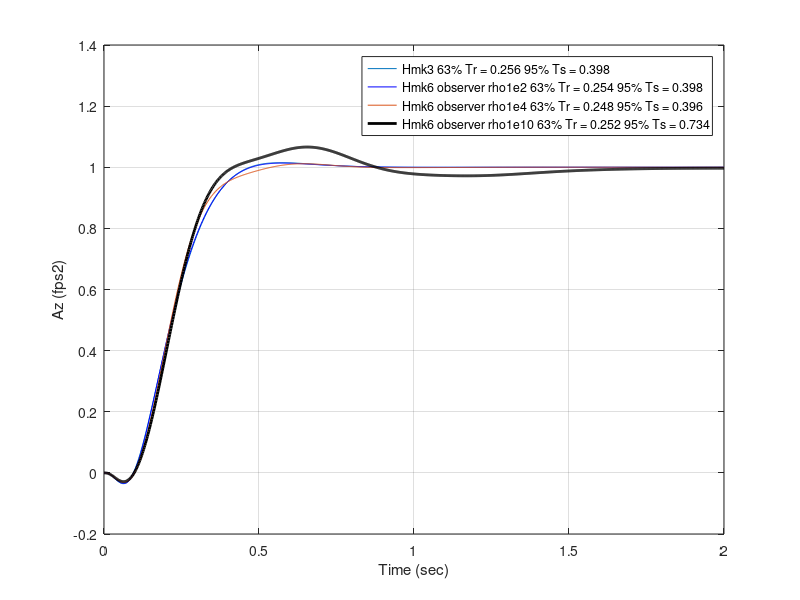
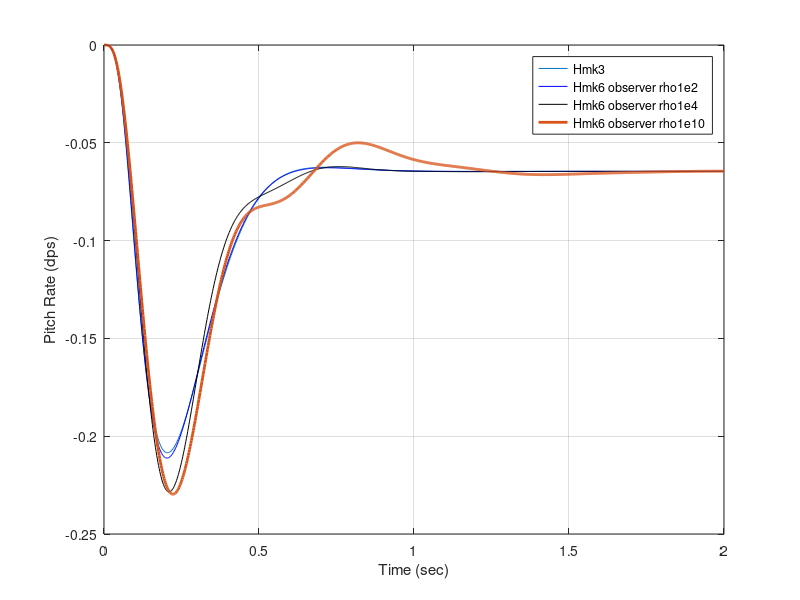
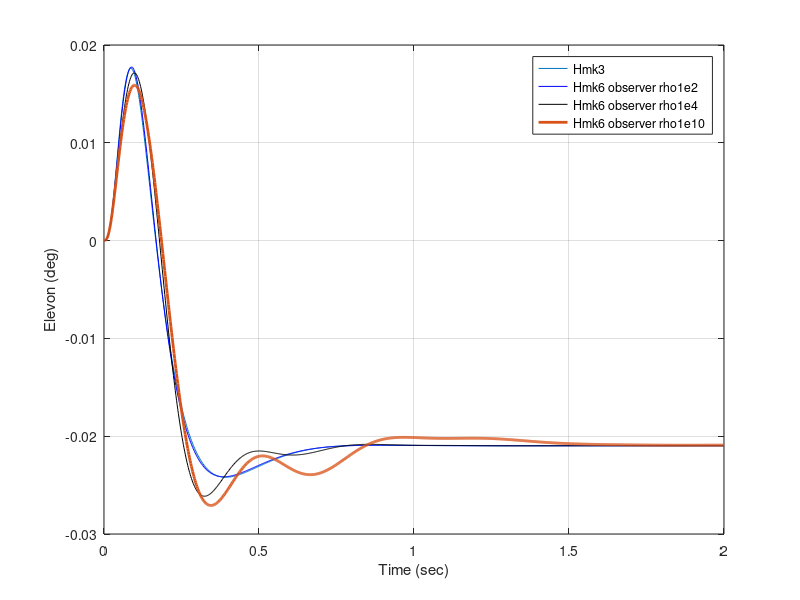
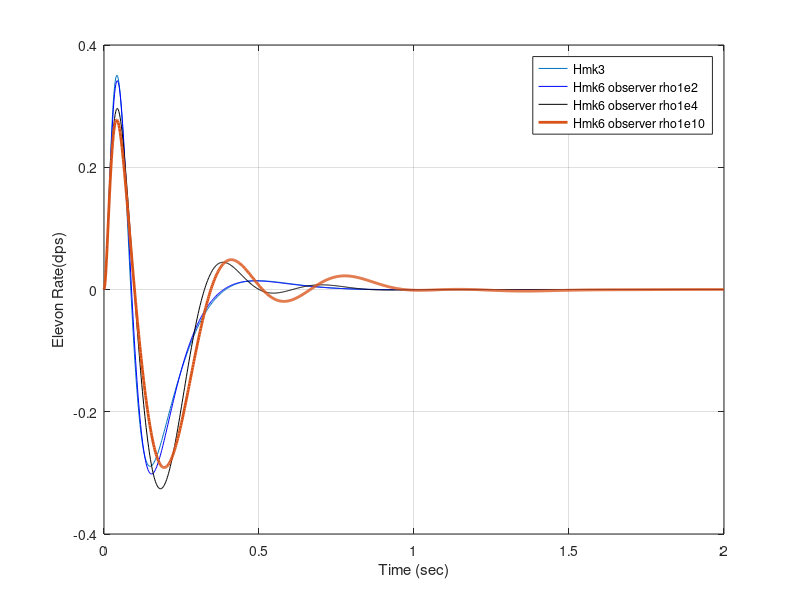

Reproduce these figures in MATLAB, in order.
% ~~~~~~~~~~~~~~~~~~~~~~~~~~~~~~~~~~~~~~~~~~~~~~~~~~~~~~~~~~~~~~~~~~~~~~~~~
% Purpose:
%   This file sets up the pitch matrices 
%   and designs a Hmk6_observer_rho1e2 SF Accel Cmd Tracking autopilot
%
% Created : 2/8/2017, Kevin A Wise
%
% Modified:
% 2/26/17 added plotting of RSLQR
% 2/4/2020 added noise to control and control rate plotting
% ~~~~~~~~~~~~~~~~~~~~~~~~~~~~~~~~~~~~~~~~~~~~~~~~~~~~~~~~~~~~~~~~~~~~~~~~
clc
clear all
close all
format short e
save_plots = 0;
rtd = 180/pi;
dd=0.:.001:2*pi;
xx1=cos(dd)-1;yy1=sin(dd);
w = logspace(-1,3,1000);

m2ft = 3.2808;    % meters to feet conversion
ft2m = 1/3.2808;  % feet to meters conversion

% Load Hmk3 3 data
Hmk3_RSLQR = load('Hmk3_RSLQR.mat');

% Load Hmk6_observer_rho1e2 data
Hmk6_observer_rho1e2 = load('Hmk6_observer_rho1e2.mat');

% Load Hmk5 RSLQR data
Hmk6_observer_rho1e4 = load('Hmk6_observer_rho1e4.mat');

% Load Hmk5 SPC data
Hmk6_observer_rho1e10 = load('Hmk6_observer_rho1e10.mat');


% Scale the linear response by 32.174 for "one gee"
% Plot the time histories
figure('Name','Acceleration Time History')
plot(Hmk3_RSLQR.t, Hmk3_RSLQR.y(:,1),Hmk6_observer_rho1e2.t,Hmk6_observer_rho1e2.y(:,1),'b',Hmk6_observer_rho1e4.t, Hmk6_observer_rho1e4.y(:,1), Hmk6_observer_rho1e10.t, Hmk6_observer_rho1e10.y(:,1),'k','LineWidth',2);grid
legend(['Hmk3 63% Tr = ' num2str(Hmk3_RSLQR.metric(5)) ' 95% Ts = ' num2str(Hmk3_RSLQR.metric(6))],...
       ['Hmk6 observer rho1e2 63% Tr = ' num2str(Hmk6_observer_rho1e2.metric(5)) ' 95% Ts = ' num2str(Hmk6_observer_rho1e2.metric(6))],...
       ['Hmk6 observer rho1e4 63% Tr = ' num2str(Hmk6_observer_rho1e4.metric(5)) ' 95% Ts = ' num2str(Hmk6_observer_rho1e4.metric(6))],...
       ['Hmk6 observer rho1e10 63% Tr = ' num2str(Hmk6_observer_rho1e10.metric(5)) ' 95% Ts = ' num2str(Hmk6_observer_rho1e10.metric(6))],'Location','Best');
xlabel('Time (sec)');
ylabel('Az (fps2)');
if(save_plots == 1) saveppt2(plot_file_name); end

figure('Name','Pitch Rate Time History')
plot(Hmk3_RSLQR.t, Hmk3_RSLQR.y(:,3)*rtd,Hmk6_observer_rho1e2.t,Hmk6_observer_rho1e2.y(:,3)*rtd,'b',Hmk6_observer_rho1e4.t, Hmk6_observer_rho1e4.y(:,3)*rtd, 'k',Hmk6_observer_rho1e10.t, Hmk6_observer_rho1e10.y(:,3)*rtd,'LineWidth',2);grid
legend('Hmk3 ', ...
       'Hmk6 observer rho1e2 ',...
       'Hmk6 observer rho1e4 ',...
       'Hmk6 observer rho1e10 ',...
       'Location','Best');
xlabel('Time (sec)');
ylabel('Pitch Rate (dps)');
if(save_plots == 1) saveppt2(plot_file_name); end

figure('Name','Elevon Time History')
plot(Hmk3_RSLQR.t, Hmk3_RSLQR.y(:,4)*rtd, Hmk6_observer_rho1e2.t,Hmk6_observer_rho1e2.y(:,4)*rtd,'b',Hmk6_observer_rho1e4.t, Hmk6_observer_rho1e4.y(:,4)*rtd,'k',Hmk6_observer_rho1e10.t,Hmk6_observer_rho1e10.y(:,4)*rtd,'LineWidth',2);grid
legend('Hmk3 ', ...
       'Hmk6 observer rho1e2 ',...
       'Hmk6 observer rho1e4 ',...
       'Hmk6 observer rho1e10 ',...
       'Location','Best');
xlabel('Time (sec)');
ylabel('Elevon (deg)');
if(save_plots == 1) saveppt2(plot_file_name); end

figure('Name','Elevon Rate Time History')
plot(Hmk3_RSLQR.t, Hmk3_RSLQR.y(:,5)*rtd,Hmk6_observer_rho1e2.t,Hmk6_observer_rho1e2.y(:,5)*rtd,'b',Hmk6_observer_rho1e4.t, Hmk6_observer_rho1e4.y(:,5)*rtd,'k',Hmk6_observer_rho1e10.t,Hmk6_observer_rho1e10.y(:,5)*rtd,'LineWidth',2);grid
legend('Hmk3 ', ...
       'Hmk6 observer rho1e2 ',...
       'Hmk6 observer rho1e4 ',...
       'Hmk6 observer rho1e10 ',...
       'Location','Best');
xlabel('Time (sec)');
ylabel('Elevon Rate(dps)');
if(save_plots == 1) saveppt2(plot_file_name); end


% 
% % ngm = -1/neg_gm;
% % pgm = -1/pos_gm;
% figure('Name','Nyquist Plot'),
% % plot(xx1,yy1,'k:',real(squeeze(Hmk6_observer_rho1e2.Lu)),imag(squeeze(Hmk6_observer_rho1e2.Lu)),...'k',...
% %     [ngm -1.],[0. 0.],'r',[-1 pgm],[0. 0.],'c','LineWidth',2);grid
% plot(xx1,yy1,'k:',real(squeeze(Hmk6_observer_rho1e2.Lu)),imag(squeeze(Hmk6_observer_rho1e2.Lu)),...'k',...
%     'LineWidth',2);grid
% 
% axis([-3 3 -3 3]);
% xlabel('Re(Lu)')
% ylabel('Im(Lu)')
% legend('Unit Circle at -1,j0','Lu','Neg SV Margin','Pos SV Margin');
% if(save_plots == 1) saveppt2(plot_file_name); end

figure('Name','Nyquist Plot at Plant Input'),
plot(xx1,yy1,'r',real(squeeze(Hmk3_RSLQR.Lu)),imag(squeeze(Hmk3_RSLQR.Lu)),...
    real(squeeze(Hmk6_observer_rho1e2.Lu)),imag(squeeze(Hmk6_observer_rho1e2.Lu)),'b',...
    real(squeeze(Hmk6_observer_rho1e4.Lu)),imag(squeeze(Hmk6_observer_rho1e4.Lu)),...
    real(squeeze(Hmk6_observer_rho1e10.Lu)),imag(squeeze(Hmk6_observer_rho1e10.Lu)),...
'k','LineWidth',2);grid
axis([-2 2 -2 2]);
legend('Unit Circle','Hmk3 RSLQR','Hmk6 observer rho1e2 ',...
       'Hmk6 observer rho1e4 ',...
       'Hmk6 observer rho1e10 ','Location','Best');
xlabel('Re(L)')
ylabel('Im(L)')
title('Nyquist Plot at Plant Input')
if(save_plots == 1) saveppt2(plot_file_name); end

figure('Name','Bode Magnitude at Plant Input'),
semilogx(Hmk3_RSLQR.w,20*log10(abs(squeeze(Hmk3_RSLQR.Lu))),...
    Hmk6_observer_rho1e2.w,20*log10(abs(squeeze(Hmk6_observer_rho1e2.Lu))),...
    Hmk6_observer_rho1e4.w,20*log10(abs(squeeze(Hmk6_observer_rho1e4.Lu))),...
    Hmk6_observer_rho1e10.w,20*log10(abs(squeeze(Hmk6_observer_rho1e10.Lu))),...
    'k','LineWidth',2);grid
legend([ 'Hmk3 RSLQR LGCF = '  num2str(Hmk3_RSLQR.metric(4)) ],...
       [ 'Hmk6 observer rho1e2-SF LGCF = '     num2str(Hmk6_observer_rho1e2.metric(4)) ],...
       [ 'Hmk6 observer rho1e4-SF LGCF = '  num2str(Hmk6_observer_rho1e4.metric(4)) ],...
       [ 'Hmk6 observer rho1e10-SF LGCF = '  num2str(Hmk6_observer_rho1e10.metric(4)) ],...
       'Location','Best');
xlabel('Frequency (rps)')
ylabel('Mag')
title('Bode at Input')
if(save_plots == 1) saveppt2(plot_file_name); end

figure('Name','Return Difference at Plant Input'),
semilogx(Hmk3_RSLQR.w,20*log10(abs(Hmk3_RSLQR.rd)),Hmk6_observer_rho1e2.w,20*log10(abs(Hmk6_observer_rho1e2.rd)),'b',...
    Hmk6_observer_rho1e4.w,20*log10(abs(Hmk6_observer_rho1e4.rd)),Hmk6_observer_rho1e10.w,20*log10(abs(Hmk6_observer_rho1e10.rd)),'k','LineWidth',2);grid
legend(['Hmk3 RSLQR I+Lu min = ' num2str(Hmk3_RSLQR.metric(2)) ],...
       ['Hmk6 observer rho1e2 min(I+Lu) = ' num2str(Hmk6_observer_rho1e2.metric(2))],...
       ['Hmk6 observer rho1e4 I+Lu min = ' num2str(Hmk6_observer_rho1e4.metric(2)) ],...
       ['Hmk6 observer rho1e10 I+Lu min = ' num2str(Hmk6_observer_rho1e10.metric(2)) ],...
       'Location','Best');
xlabel('Frequency (rps)')
ylabel('Mag dB')
title('Return Difference at Plant Input')
if(save_plots == 1) saveppt2(plot_file_name); end

figure('Name','Stability Robustness at Plant Input'),
semilogx(Hmk6_observer_rho1e2.w,20*log10(abs(Hmk6_observer_rho1e2.sr)),'b',Hmk3_RSLQR.w,20*log10(abs(Hmk3_RSLQR.sr)),...
        Hmk6_observer_rho1e4.w,20*log10(abs(Hmk6_observer_rho1e4.sr)),Hmk6_observer_rho1e10.w,20*log10(abs(Hmk6_observer_rho1e10.sr)),'k', 'LineWidth',2);grid
legend(['Hmk3 RSLQR I+Lu min = ' num2str(Hmk3_RSLQR.metric(3)) ],...
       ['Hmk6 observer rho1e2 min(I+Lu) = ' num2str(Hmk6_observer_rho1e2.metric(3))],...
       ['Hmk6 observer rho1e4 I+Lu min = ' num2str(Hmk6_observer_rho1e4.metric(3)) ],...
       ['Hmk6 observer rho1e10 I+Lu min = ' num2str(Hmk6_observer_rho1e10.metric(3)) ],...
       'Location','Best');
xlabel('Frequency (rps)')
ylabel('Mag dB')
title('Stability Robustness at Plant Input')
if(save_plots == 1) saveppt2(plot_file_name); end

figure('Name','Comp Sens T');
semilogx(Hmk3_RSLQR.w,Hmk3_RSLQR.T_st(Hmk3_RSLQR.ip),...
    Hmk6_observer_rho1e2.w,Hmk6_observer_rho1e2.T_Az,...
    Hmk6_observer_rho1e4.w,Hmk6_observer_rho1e4.T_Az,...
    Hmk6_observer_rho1e10.w,Hmk6_observer_rho1e10.T_Az, 'LineWidth',2);grid
legend( ['Hmk3 RSLQR Tmax = ' num2str(Hmk3_RSLQR.metric(11)) ],...
        ['Hmk6 observer rho1e2 Tmax = ' num2str(Hmk6_observer_rho1e2.metric(11))],...
        ['Hmk6 observer rho1e4 Tmax = ' num2str(Hmk6_observer_rho1e4.metric(11)) ],...
        ['Hmk6 observer rho1e10 Tmax = ' num2str(Hmk6_observer_rho1e10.metric(11)) ],...
        'Location','Best');
title('Comp Sens T');
xlabel('Freq (rps)');ylabel('Mag (dB)');
if(save_plots == 1) saveppt2(plot_file_name); end  

figure('Name','Sens S');
semilogx(Hmk3_RSLQR.w,Hmk3_RSLQR.S_st(Hmk3_RSLQR.ip),...
    Hmk6_observer_rho1e2.w,Hmk6_observer_rho1e2.S_Az,...
    Hmk6_observer_rho1e4.w,Hmk6_observer_rho1e4.S_Az,...
    Hmk6_observer_rho1e10.w,Hmk6_observer_rho1e10.S_Az, 'LineWidth',2);grid
legend( ['Hmk3 RSLQR Smax = ' num2str(Hmk3_RSLQR.metric(12)) ],...
        ['Hmk6 observer rho1e2 Smax = ' num2str(Hmk6_observer_rho1e2.metric(12))],...
        ['Hmk6 observer rho1e4 Smax = ' num2str(Hmk6_observer_rho1e4.metric(12)) ],...
        ['Hmk6 observer rho1e10 Smax = ' num2str(Hmk6_observer_rho1e10.metric(12)) ],...
        'Location','Best');
title('Sens S');
xlabel('Freq (rps)');ylabel('Mag (dB)');
if(save_plots == 1) saveppt2(plot_file_name); end  

% Compute SV Margins for Each Controller
rdu_min = Hmk3_RSLQR.metric(2);
sru_min = Hmk3_RSLQR.metric(3);
disp(' ')
disp('Homework 3 RSLQR')
     %Compute singluar value margins
     neg_gm =  min([ (1/(1+rdu_min)) (1-sru_min)]); % in dB
     pos_gm =  max([ (1/(1-rdu_min)) (1+sru_min)]); % in dB
     neg_gmdB = 20*log10( neg_gm ); % in dB
     pos_gmdB = 20*log10( pos_gm ); % in dB
     pm = 180*(max([2*asin(rdu_min/2) 2*asin(sru_min/2)]))/pi;% in deg
     disp('Singular value margins')
     disp(['Min Singular value I+Lu =    ' num2str(rdu_min)])
     disp(['Min Singular value I+invLu = ' num2str(sru_min)])
     disp(['Singular value gain margins = [' ...
         num2str(neg_gmdB) ' dB,' num2str(pos_gmdB) ' dB ]' ])
     disp(['Singular value phase margins = [ +/-' ...
         num2str(pm)  ' deg ]' ])

disp('Hmk6_observer_rho1 = e2')
rdu_min = Hmk6_observer_rho1e2.rdu_min;
sru_min = Hmk6_observer_rho1e2.sru_min;
disp(' ')
disp('Rho = 10e2')
     %Compute singluar value margins
     neg_gm =  min([ (1/(1+rdu_min)) (1-sru_min)]); % in dB
     pos_gm =  max([ (1/(1-rdu_min)) (1+sru_min)]); % in dB
     neg_gmdB = 20*log10( neg_gm ); % in dB
     pos_gmdB = 20*log10( pos_gm ); % in dB
     pm = 180*(max([2*asin(rdu_min/2) 2*asin(sru_min/2)]))/pi;% in deg
     disp('Singular value margins')
     disp(['Min Singular value I+Lu =    ' num2str(rdu_min)])
     disp(['Min Singular value I+invLu = ' num2str(sru_min)])
     disp(['Singular value gain margins = [' ...
         num2str(neg_gmdB) ' dB,' num2str(pos_gmdB) ' dB ]' ])
     disp(['Singular value phase margins = [ +/-' ...
         num2str(pm)  ' deg ]' ])

disp('Hmk6_observer_rho1 = e4')
rdu_min = Hmk6_observer_rho1e4.rdu_min;
sru_min = Hmk6_observer_rho1e4.sru_min;
disp(' ')
disp('Rho = 10e4')
     %Compute singluar value margins
     neg_gm =  min([ (1/(1+rdu_min)) (1-sru_min)]); % in dB
     pos_gm =  max([ (1/(1-rdu_min)) (1+sru_min)]); % in dB
     neg_gmdB = 20*log10( neg_gm ); % in dB
     pos_gmdB = 20*log10( pos_gm ); % in dB
     pm = 180*(max([2*asin(rdu_min/2) 2*asin(sru_min/2)]))/pi;% in deg
     disp('Singular value margins')
     disp(['Min Singular value I+Lu =    ' num2str(rdu_min)])
     disp(['Min Singular value I+invLu = ' num2str(sru_min)])
     disp(['Singular value gain margins = [' ...
         num2str(neg_gmdB) ' dB,' num2str(pos_gmdB) ' dB ]' ])
     disp(['Singular value phase margins = [ +/-' ...
         num2str(pm)  ' deg ]' ])

disp('Hmk6_observer_rho1 = e10')
rdu_min = Hmk6_observer_rho1e10.rdu_min;
sru_min = Hmk6_observer_rho1e10.sru_min;
disp(' ')
disp('Rho = 10e10')
     %Compute singluar value margins
     neg_gm =  min([ (1/(1+rdu_min)) (1-sru_min)]); % in dB
     pos_gm =  max([ (1/(1-rdu_min)) (1+sru_min)]); % in dB
     neg_gmdB = 20*log10( neg_gm ); % in dB
     pos_gmdB = 20*log10( pos_gm ); % in dB
     pm = 180*(max([2*asin(rdu_min/2) 2*asin(sru_min/2)]))/pi;% in deg
     disp('Singular value margins')
     disp(['Min Singular value I+Lu =    ' num2str(rdu_min)])
     disp(['Min Singular value I+invLu = ' num2str(sru_min)])
     disp(['Singular value gain margins = [' ...
         num2str(neg_gmdB) ' dB,' num2str(pos_gmdB) ' dB ]' ])
     disp(['Singular value phase margins = [ +/-' ...
         num2str(pm)  ' deg ]' ])



     
figure('Name','Noise-2-Control');
semilogx(w,Hmk3_RSLQR.dele_Az,'k',w,Hmk3_RSLQR.dele_q,'k',...
         w,Hmk6_observer_rho1e2.dele_Az,'b--',w,Hmk6_observer_rho1e2.dele_q,'b--',...
         w,Hmk6_observer_rho1e4.dele_Az,'r--',w,Hmk6_observer_rho1e4.dele_q,'r--',...
         w,Hmk6_observer_rho1e10.dele_Az,'g--',w,Hmk6_observer_rho1e10.dele_q,'g--',...
         'LineWidth',2);
legend('Az HW3 RSLQR','q HW3 RSLQR',...
       'Az Rho = 10e2','q Rho = 10e2',...
       'Az Rho = 10e4','q  Rho = 10e4',...
       'Az Rho = 10e10','q Rho = 10e10',...
       'Location','Best');
title(['Noise to Control ']);
xlabel('Freq (rps)');ylabel('Mag (dB)');
grid;
if(save_plots == 1) saveppt2(plot_file_name); end   

figure('Name','Noise-2-Control');
semilogx(w,Hmk3_RSLQR.deledot_Az,'k',w,Hmk3_RSLQR.deledot_q,'k',...
         w,Hmk6_observer_rho1e2.deledot_Az,'b--',w,Hmk6_observer_rho1e2.deledot_q,'b--',...
         w,Hmk6_observer_rho1e4.deledot_Az,'r--',w,Hmk6_observer_rho1e4.deledot_q,'r--',...
         w,Hmk6_observer_rho1e10.deledot_Az,'g--',w,Hmk6_observer_rho1e10.deledot_q,'g--',...
         'LineWidth',2);
legend('Az HW3 RSLQR','q HW3 RSLQR',...
       'Az Rho = 10e2','q Rho = 10e2',...
       'Az Rho = 10e4','q  Rho = 10e4',...
       'Az Rho = 10e10','q Rho = 10e10',...
       'Location','Best');
title(['Noise to Control ']);
xlabel('Freq (rps)');ylabel('Mag (dB)');
grid;
if(save_plots == 1) saveppt2(plot_file_name); end   


return     


